Frame 1 (no input): blank canvas, image omitted
Frame 60 (the mouse pressed at the canvas centre just before this capture): blank canvas, image omitted
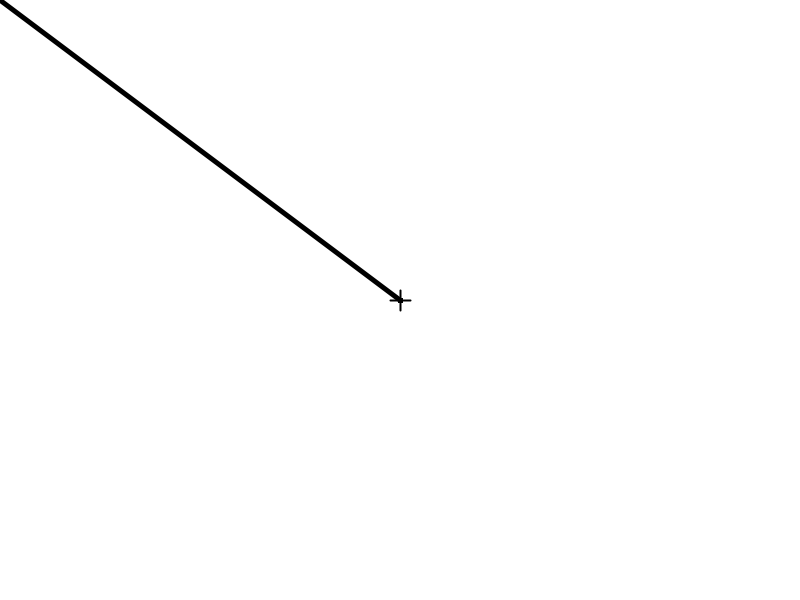
Frame 120 (the mouse held since frame 60 and released just before this capture)

The Processing sketch whose frames 1 and 60 were blank and that drew this single picture after the mouse press (run headless with seeded random() and noise(); from frame 60 on, the mouse is pressed at the canvas centre):

// Processing sketch: painter_cursor
// ── painter_cursor.pde
int[] px = new int[10000];
int[] py = new int[10000];
int[] x = new int[10000];
int[] y = new int[10000];
int idx = 0;

void setup(){
  size(800, 600);
  background(255, 255, 255); // R, G, B
  stroke(0, 0, 0); // R, G, B
  strokeWeight(5); // 寬度
  noFill();
  noCursor();
}

void draw(){
  background(255, 255, 255); // R, G, B
  if(mousePressed){
    px[idx] = pmouseX;
    py[idx] = pmouseY;
    x[idx] = mouseX;
    y[idx] = mouseY;
    idx = idx + 1;
  }
  for(int i = 0; i < idx; i++) {
    strokeWeight(5);
    line(px[i], py[i], x[i], y[i]);
  }
  strokeWeight(2);
  line(mouseX - 10, mouseY, mouseX + 10, mouseY);
  line(mouseX, mouseY - 10, mouseX, mouseY + 10);
}
